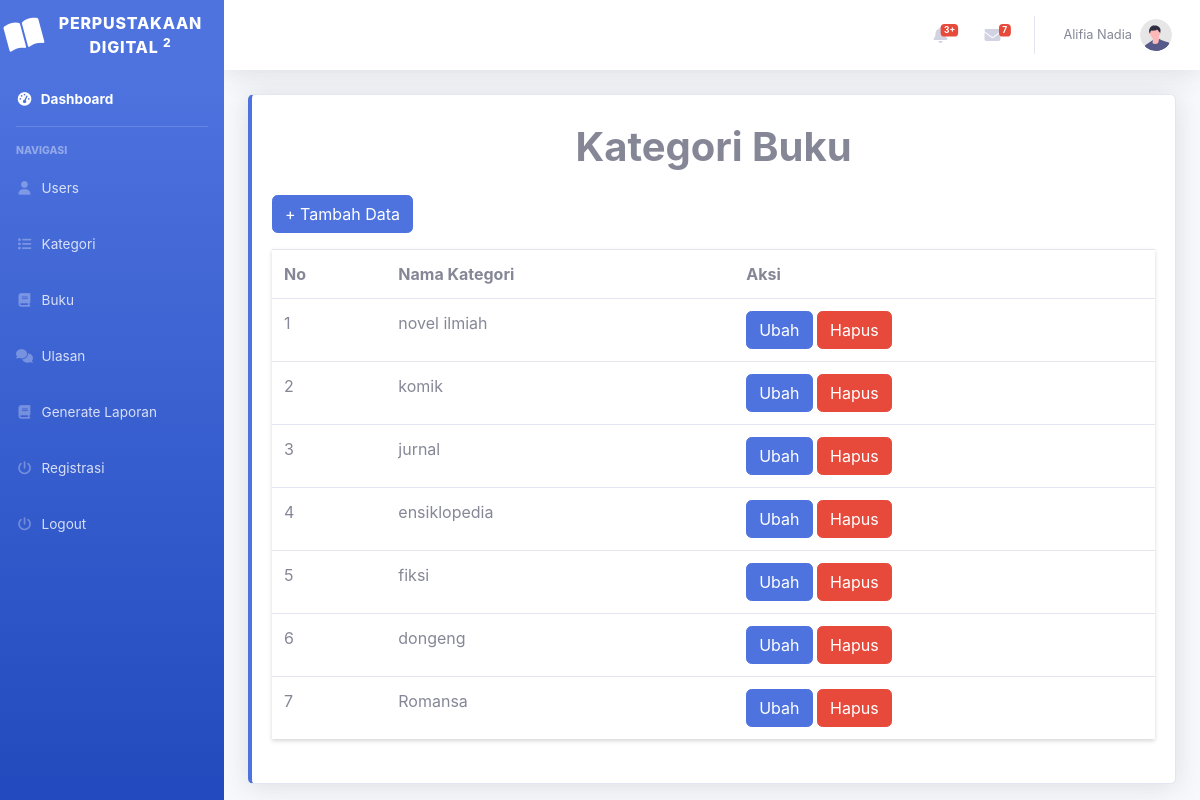
/index.php?page=kategori (signed in), run on the app's committed database.
### tables this page shows
CREATE TABLE `kategori_buku` (
  `id_kategori` int(11) NOT NULL,
  `nama_kategori` varchar(100) NOT NULL
);

### kategori.php (the view)
<?php
include 'koneksi.php';
?>
<div class="container-fluid">
    <div class="card border-left-primary shadow h-100 py-2">
        <div class="card-body">
            <h1 class="justify-content-center d-flex"><b>Kategori Buku</b></h1>
            <div class="row">
                <div class="col-md-12">
                    <a href="?page=kategori_tambah" class="btn btn-primary my-3">+ Tambah Data</a>
                    <table class="table table-hover shadow-sm">
                        <tr>
                            <th>No</th>
                            <th>Nama Kategori</th>
                            <th>Aksi</th>
                        </tr>
                        <?php
                            $no = 0;
                            $query = mysqli_query($conn, "SELECT * FROM kategori_buku");
                            while ($data = mysqli_fetch_array($query)){
                        ?>
                        <tr>
                            <td><?php echo ++$no; ?></td>
                            <td><?php echo $data['nama_kategori'] ?></td>
                            <td>
                                <a href="?page=kategori_ubah&&id=<?php echo $data['id_kategori'] ?>" class="btn btn-primary">Ubah</a>
                                <a href="?page=kategori_hapus&&id=<?php echo $data['id_kategori'] ?>" class="btn btn-danger" onclick="return confirm('Yakin ingin menghapus data?');">Hapus</a>
                            </td>
                        </tr>
                        <?php } ?>
                    </table>
                </div>
            </div>
        </div>
    </div>
</div>

### data on the page
kategori_buku: nama_kategori "novel ilmiah"
kategori_buku: nama_kategori "komik"
kategori_buku: nama_kategori "jurnal"
kategori_buku: nama_kategori "ensiklopedia"
kategori_buku: nama_kategori "fiksi"
kategori_buku: nama_kategori "dongeng"
kategori_buku: nama_kategori "Romansa"

### other printed values
$_SESSION['nama_lengkap'] "Alifia Nadia"
